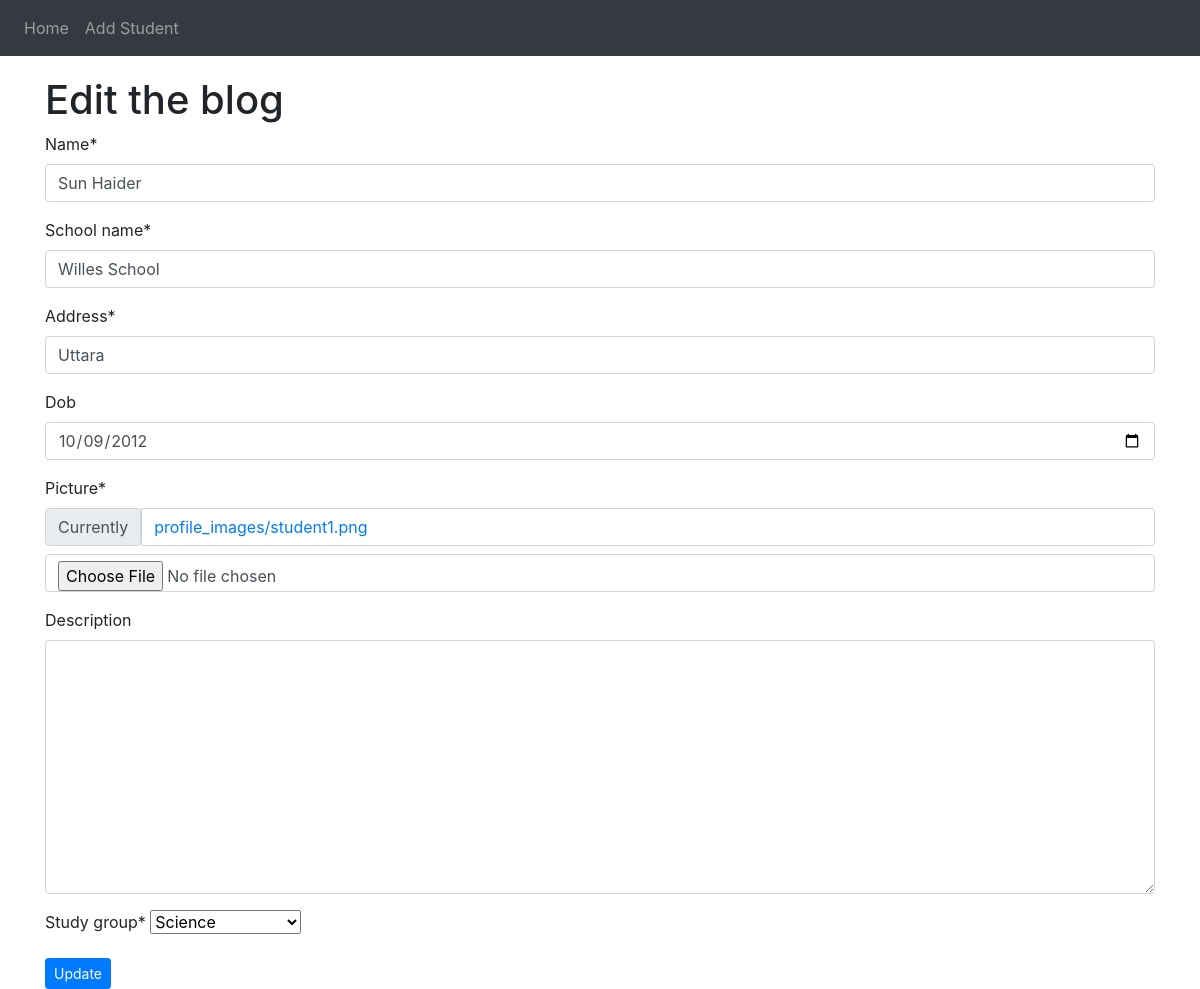
Screenshot of /student/edit/7/ with the database file from the repository.
### App_student/models.py (models this page shows, shortened)
class Student(models.Model):
    student_id = models.AutoField(primary_key=True)
    name = models.CharField(max_length=50)
    school_name = models.CharField(max_length=50)
    address = models.CharField(max_length=100)
    dob = models.DateField(blank=True,null=True)
    profile_pic = models.ImageField(upload_to='profile_images',verbose_name="Picture")
    description = models.TextField(blank=True)
    join_date = models.DateTimeField(auto_now_add=True)
    update_date = models.DateTimeField(auto_now=True)
    study_group = models.CharField(max_length=50, choices=(
                             ("Science","Science"),
                             ('Business Studies','Business Studies'),
                             ('Humanities','Humanities')
                            ))
    class Meta:
        ordering = ['-join_date']

### App_student/views.py (the view, shortened to what this page needs)
# urls.py: path('edit/<pk>/',views.UpdateStudent.as_view(),name='edit_student'),
class UpdateStudent(UpdateView):
    fields = '__all__'
    model = Student
    template_name = 'App_student/edit_student.html'
    def get_form(self, form_class=None):
        form = super().get_form(form_class)
        form.fields['dob'].widget = forms.DateInput(attrs={'type': 'date', 'class': 'form-control'})
        return form

### templates/App_student/edit_student.html (shortened to what this page needs)
{% extends 'base.html' %}
{% load crispy_forms_tags %}
{% block body_block %}
<h1> Edit the blog </h1>
<form  method="POST"  enctype="multipart/form-data">
    {{form|crispy}}
    <input type="submit" name="submit" value="Update" class="btn btn-primary btn-sm">
</form>
{% endblock%}

### rows the page displays
Student: name "Sun Haider", school_name "Willes School", address "Uttara", dob "10/09/2012", study_group "Science"
